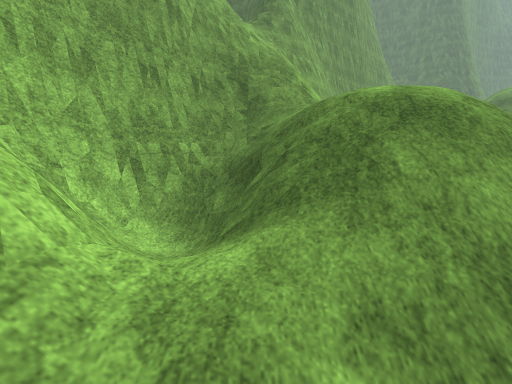
View 1 (above)

19 first-person views from a walk through a 3-D level made in the Unity game engine. The camera is 1.4 m above the floor, tilts 10° down and sees 90° across. The floor is counted in squares, 1 m on a side. Each view is taken from the middle of a square. On the plan, view 1 faces up. The plan holds only what a view shows up to about 13 squares ahead; the rest is blank. The place goes on beyond the plan. The player character is not drawn. Some surface patterns are stand-ins.

View 2
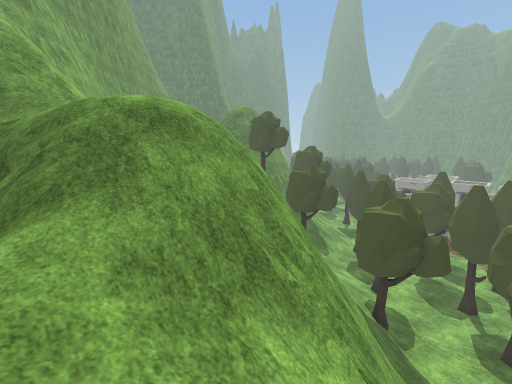

View 3
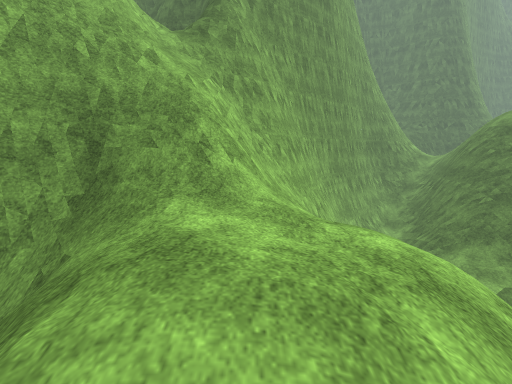

View 4
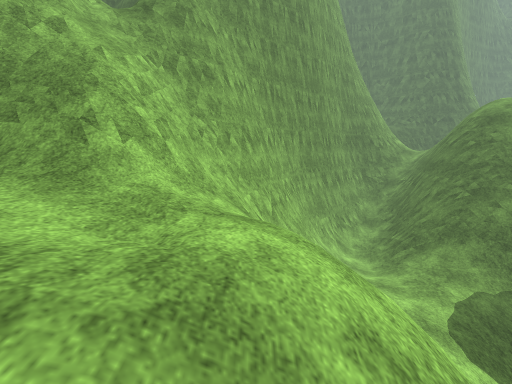

View 5
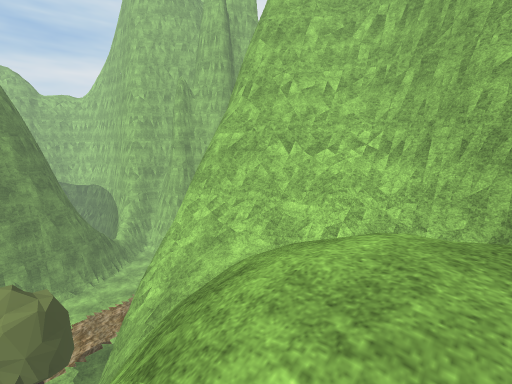

View 6
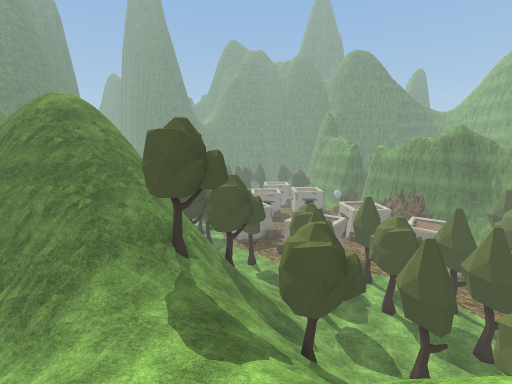

View 7
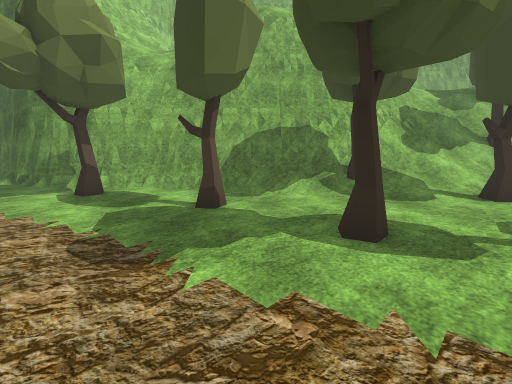

View 8
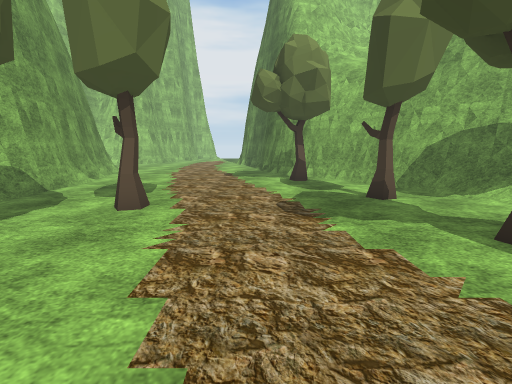

View 9
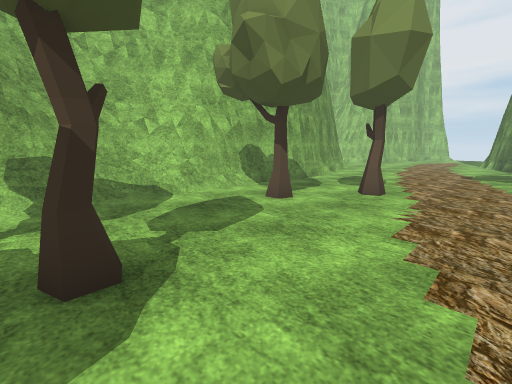

View 10
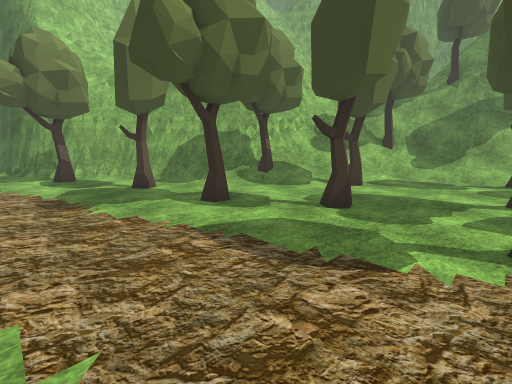

View 11
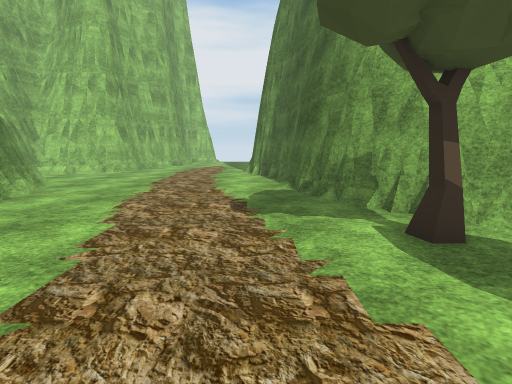

View 12
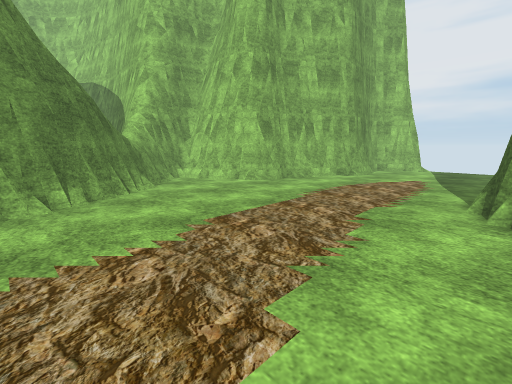

View 13
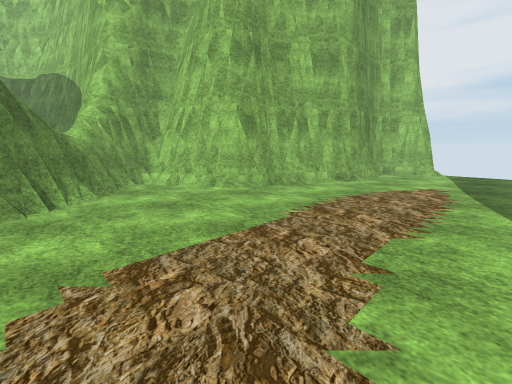

View 14
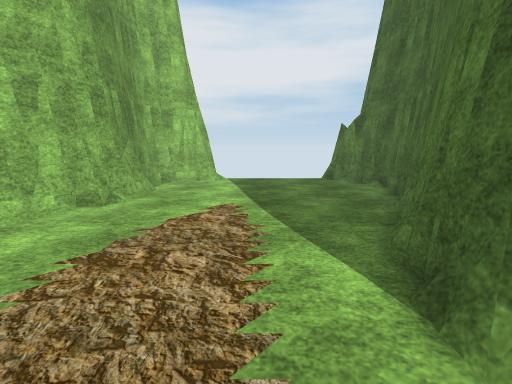

View 15
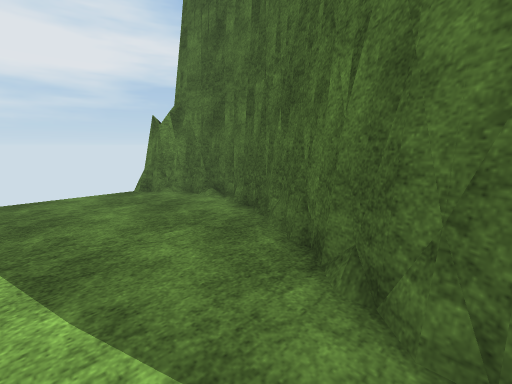

View 16
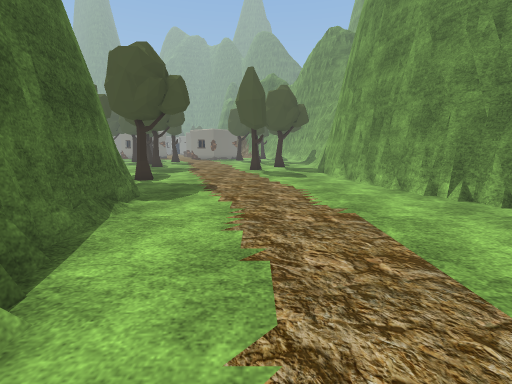

View 17
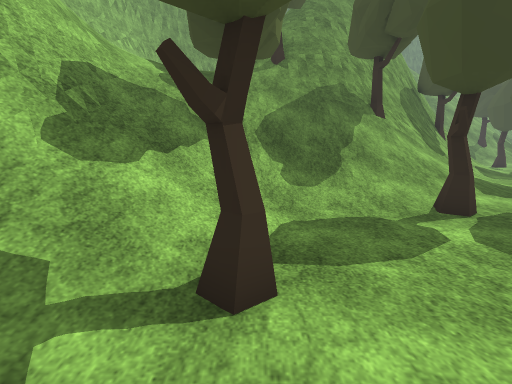

View 18
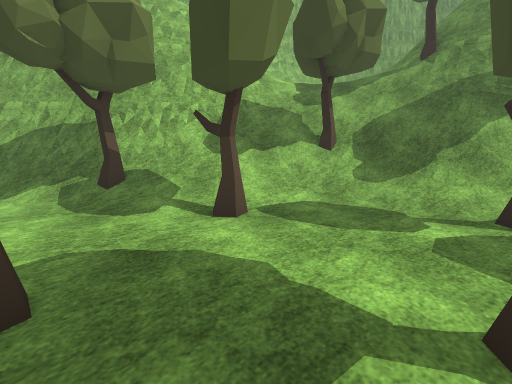

View 19
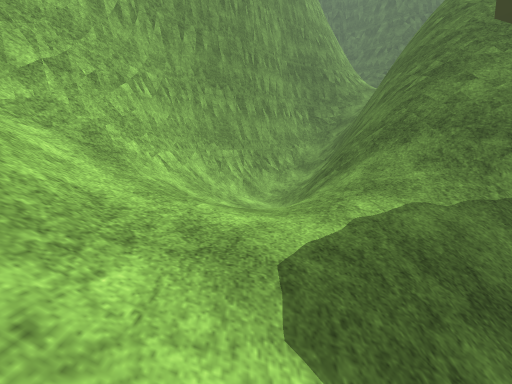

### Floor plan
Key: @ floor where view 1 was taken; # wall or solid block; x gap in a wall; . main floor; : floor 4.5 m higher than the main floor; + floor 5 m higher than the main floor; * floor 7.25 m higher than the main floor; % floor 9 m higher than the main floor; / step, stairs or slope; = window, fence, low wall or low ledge; ^ raised ledge; v drop or lower ground; T tree; O other object.
Columns run from 16 left of view 1 to 18 right of it. Each row starts with its distance up from view 1.
 19                         ##=/=##vv//
 18                        ##=//=##vv//
 17                        ##///=##vv//
 16                       ##=/// =##vvv
 15                      ###//////^^#vv
 14                    ###=///////==#v
 13                   ##=#=///:+///T###
 12                  ###== ///+:////=##
 11                 ###=//  /////////#T
 10               ####=/// =///////////
  9               #=#////// x=///T/////
  8              ##=////////v##//T/////
  7              #=*//%///// ##///////T
  6              #=#=/%%///vv##=///...T
  5              ###=//%//vv ##=///....
  4              #=/=////vvv ##///.....
  3              #=//////vv ##=///T...T
  2              #=/////vv ##=TT/.....T
  1              #=////vvv##=O.........
  0              ##=@///v ##O......T...
 -1               ##///vv##=..........T
 -2                #///v##=..T..TT.....
 -3                ######....T.........
 -4   ###            ###.T.............
 -5  ##.####      #####................
 -6 ##.....###  ###....................
 -7  ........####......................
 -8  ..................................
 -9  .........................T......TT
-10  ...........................T......
-11 ##..........................T......
-12  #.................................
-13  ######..............#######=......
-14       ###.........####    #####O=##
-15         ###.....###          ######
-16           ##..=##              ##
-17            #==##
-18            ####

Positions as (right, up) in squares from view 1, and headings:
1: (0, 0), facing up
2: (0, -1), facing up-right
3: (3, 4), facing up
4: (5, 5), facing up
5: (5, 6), facing down-left
6: (5, 10), facing right
7: (14, -6), facing up-left
8: (16, -6), facing left
9: (18, -6), facing down-left
10: (18, -6), facing up-left
11: (9, -7), facing left
12: (2, -7), facing down-left
13: (0, -8), facing down-left
14: (-4, -9), facing left
15: (-7, -9), facing up-left
16: (-6, -9), facing right
17: (14, 1), facing up
18: (18, 0), facing up-left
19: (10, 9), facing up
